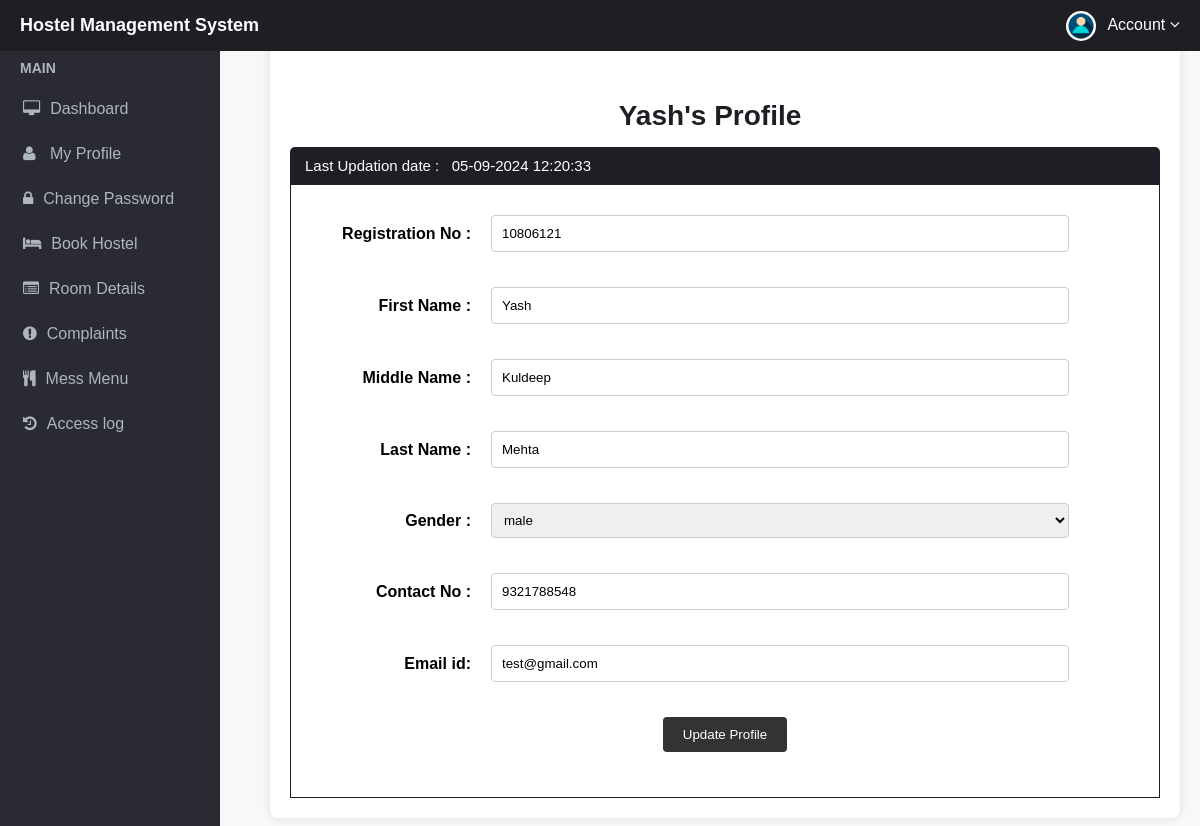
The page /my-profile.php (signed in) on the database its author committed.
### tables this page shows
CREATE TABLE `userregistration` (
  `id` int(11) NOT NULL,
  `regNo` varchar(255) NOT NULL,
  `firstName` varchar(255) NOT NULL,
  `middleName` varchar(255) NOT NULL,
  `lastName` varchar(255) NOT NULL,
  `gender` varchar(255) NOT NULL,
  `contactNo` bigint(20) NOT NULL,
  `email` varchar(255) NOT NULL,
  `password` varchar(255) NOT NULL,
  `regDate` timestamp NOT NULL DEFAULT current_timestamp(),
  `updationDate` varchar(45) NOT NULL,
  `passUdateDate` varchar(45) NOT NULL
);

### my-profile.php (the view, shortened to what this page needs)
<?php
include('includes/config.php');
?>
<!doctype html>
<html lang="en" class="no-js">
<head>
    <link rel="stylesheet" href="css/font-awesome.min.css">
    <link rel="stylesheet" href="css/my-profile.css">
    <link rel="stylesheet" href="css/header_and_sidebar.css">
</head>
<body>
    <?php include('includes/header.php'); ?>
    <?php include('includes/sidebar.php'); ?>
    <div class="content-wrapper">
        <div class="container-fluid">
            <?php
            $aid = $_SESSION['id'];
            $ret = "select * from userregistration where id=?";
            $stmt = $mysqli->prepare($ret);
            $stmt->bind_param('i', $aid);
            $stmt->execute();
            $res = $stmt->get_result();
            while ($row = $res->fetch_object()) {
                ?>
                <h2 class="page-title" style="margin-top:40px;"><?php echo $row->firstName; ?>'s&nbsp;Profile</h2>
                <div class="panel panel-primary">
                    <div class="panel-heading">
                        Last Updation date : &nbsp; <?php echo $row->updationDate; ?>
                    </div>
                    <div class="panel-body">
                        <form method="post" action="" name="registration" class="fhorizon" onSubmit="return valid();">
                            <div class="fgroup">
                                <label> Registration No : </label>
                                <input type="text" name="regno" id="regno" class="fcontrol" required="required"
                                    value="<?php echo $row->regNo; ?>">
                            </div>
                            <div class="fgroup">
                                <label>First Name : </label>
                                <input type="text" name="fname" id="fname" class="fcontrol"
                                    value="<?php echo $row->firstName; ?>" required="required">
                            </div>
                            <div class="fgroup">
                                <label>Middle Name : </label>
                                <input type="text" name="mname" id="mname" class="fcontrol"
                                    value="<?php echo $row->middleName; ?>">
                            </div>
                            <div class="fgroup">
                                <label>Last Name : </label>
                                <input type="text" name="lname" id="lname" class="fcontrol"
                                    value="<?php echo $row->lastName; ?>" required="required">
                            </div>
                            <div class="fgroup">
                                <label>Gender : </label>
                                <select name="gender" class="fcontrol" required="required">
                                    <option value="<?php echo $row->gender; ?>"><?php echo $row->gender; ?></option>
                                </select>
                            </div>
                            <div class="fgroup">
                                <label>Contact No : </label>
                                <input type="text" name="contact" id="contact" class="fcontrol" maxlength="10"
                                    value="<?php echo $row->contactNo; ?>" required="required">
                            </div>
                            <div class="fgroup">
                                <label>Email id: </label>
                                <input type="email" name="email" id="email" class="fcontrol"
                                    value="<?php echo $row->email; ?>" readonly>
                            </div>
                            <div class="fgroup">
                                <input type="submit" name="update" Value="Update Profile" class="btn">
                            </div>
                        </form>
                    </div>
                </div>
                <?php
            }
            ?>
        </div>
    </div>
</body>
</html>

### css/my-profile.css (style rules this page uses)
body { font-family: Arial, sans-serif; margin: 0; padding: 0; background-color: #f8f8f8; }
.content-wrapper { margin-left: 250px; padding: 40px 20px; }
.container-fluid { max-width: 90rem; margin: 0 auto; background-color: #fff; padding: 20px; border-radius: 8px; box-shadow: 0px 0px 10px rgba(0, 0, 0, 0.1); }
.page-title { font-size: 28px; margin-bottom: 15px; margin-right: 30px; text-align: center; color: #1e1e24; }
.panel-primary { border-radius: 8px; }
.panel-heading { background-color: #1e1e24; color: #fff; padding: 10px 15px; font-size: 15px; border-top-left-radius: 5px; border-top-right-radius: 5px; text-align: left ; }
.panel-body { padding: 20px; border: 1px solid #1e1e24; }
.fhorizon .fgroup { margin-bottom: 15px; display: flex; align-items: center; padding: 10px; }
.fhorizon label { width: 150px; text-align: right; font-weight: bold; margin-right: 20px; }
.fhorizon .fcontrol { flex-grow: 1; padding: 10px; border-radius: 4px; border: 1px solid #ccc; margin-right: 60px; }
.fhorizon select.fcontrol { padding: 8px; }
.fhorizon .btn { background-color: #333; color: #fff; border: none; padding: 10px 20px; border-radius: 4px; cursor: pointer; text-align: center; margin: 0 auto; display: block; }

### rows shown on the page
userregistration: firstName "Yash", updationDate "05-09-2024 12:20:33", regno "10806121", fname "Yash", mname "Kuldeep", lname "Mehta", gender "male", contact "9321788548", email "test@gmail.com"
